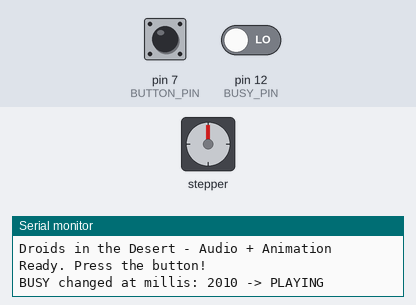
Recording of a sketch running on a simulated Arduino Nano, built with avr-gcc and run on an emulated ATmega328P. Shown: stepper motor, the last lines printed to the serial monitor. Wiring (inferred from the names in the program): stepper motor (2048 steps per turn assumed): coils pin 2, pin 3, pin 4, pin 5. The inputs (shaded band) are chosen by the test bench; at power-on: pin 7 (BUTTON_PIN) HIGH, pin 12 (BUSY_PIN) LOW. Random numbers use the default seed unless the sketch sets one; the audio player accepts every command and is not drawn.

Above: at 3.2 s.
3.3 s: pin 7 (BUTTON_PIN) pulled LOW for 0.15 s
At 5.8 s:
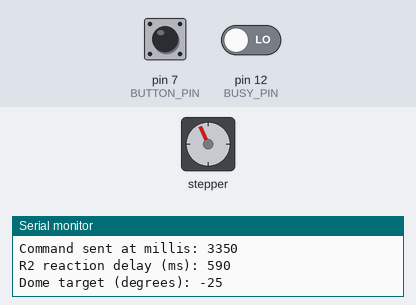
6.1 s: pin 12 (BUSY_PIN) driven HIGH
At 8.9 s:
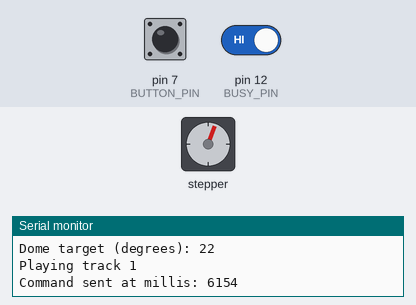
10.6 s: pin 7 (BUTTON_PIN) driven LOW and pin 12 (BUSY_PIN) driven HIGH
Timing chart, 0 to 13.1 s (numbered marks = the images above; inputs shaded):
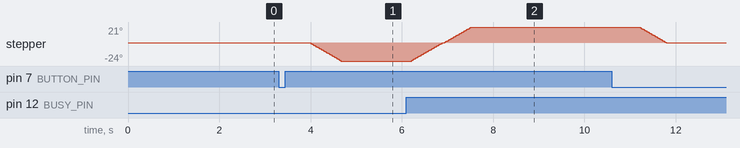

Measured:
- after the input at 3.3 s, stepper: turns 24° counter-clockwise in 0.66 s, starting after 0.70 s
- after the input at 6.1 s, stepper: turns 45° clockwise in 1.3 s, starting after 0.12 s

The sketch:

droids-in-the-desert-animated.ino
```cpp
/*
 * Name:    Droid in The Dessert - What are we even doing here?
 * Author:  Jay Blanchard
 * Date:    Nov 2026
 * Board:   Arduino Nano
 *
 * Audio:     DFPlayer Mini, BUSY-driven state machine.
 * Animation: 5V 28BYJ-48 + ULN2003, nonblocking half-step sequencing.
 *            Nano: IN1=D2, IN2=D3, IN3=D4, IN4=D5.
 *            Keep the motor on its separate regulated 5V supply, with common GND.
 *
 * Usage:   The sketch handles the ask and response between R2D2 and C3PO
 *          where 3PO issues a complaint (randomly)
 *          and R2 responds (randomly). A motor driver turns R2's dome during that exchange.
 *          Other, non-connected, devices (LEDs) are directly powered.
 *
 */
#include <SoftwareSerial.h>
#include <DFRobotDFPlayerMini.h>


// Hardware connections
constexpr uint8_t DFPLAYER_RX_PIN = 10;
constexpr uint8_t DFPLAYER_TX_PIN = 11;
constexpr uint8_t BUSY_PIN       = 12;
constexpr uint8_t BUTTON_PIN     = 7;

constexpr uint8_t MOTOR_PINS[4] = {2, 3, 4, 5};

// Audio tracks in the SD card's /mp3 directory
constexpr uint8_t R2_FIRST   = 1;
constexpr uint8_t R2_LAST    = 10;
constexpr uint8_t C3PO_FIRST = 11;
constexpr uint8_t C3PO_LAST  = 20;

constexpr uint8_t VOLUME = 22;
constexpr unsigned long DEBOUNCE_MS = 40;
constexpr unsigned long START_TIMEOUT_MS = 5000;

// The 28BYJ-48 gearbox is approximately 4096 half-steps/output revolution.
// Calibrate this later if we need precise angles.
constexpr long HALF_STEPS_PER_REV = 4096;
constexpr unsigned long STEP_INTERVAL_US = 2500; // Gentle, ~6 RPM output

// ULN2003 inputs IN1, IN2, IN3, IN4. Adjacent phases overlap.
const uint8_t HALF_STEP_SEQUENCE[8] = {
  0b0001, 0b0011, 0b0010, 0b0110,
  0b0100, 0b1100, 0b1000, 0b1001
};

SoftwareSerial dfSerial(DFPLAYER_RX_PIN, DFPLAYER_TX_PIN);
DFRobotDFPlayerMini player;

enum State {
  READY,
  THREEPIO_STARTING,
  THREEPIO_PLAYING,
  R2_STARTING,
  R2_PLAYING
};

State state = READY;
unsigned long stateStartedAt = 0;
unsigned long threepioReactionDelayMs = 0;
bool threepioGestureStarted = false;

bool lastButtonReading = HIGH;
bool stableButtonState = HIGH;
unsigned long buttonChangedAt = 0;

// Dome position is always relative to the startup/home position.
long domePosition = 0;
long domeTarget = 0;
uint8_t phaseIndex = 0;
unsigned long lastStepAtUs = 0;
bool coilsEnergized = false;
int8_t firstTurnDirection = 1;

long degreesToSteps(int degrees) {
  return (long)degrees * HALF_STEPS_PER_REV / 360L;
}

void applyMotorPhase(uint8_t phase) {
  uint8_t pattern = HALF_STEP_SEQUENCE[phase];
  for (uint8_t i = 0; i < 4; ++i) {
    digitalWrite(MOTOR_PINS[i], (pattern & (1 << i)) ? HIGH : LOW);
  }
  coilsEnergized = true;
}

void releaseMotor() {
  for (uint8_t i = 0; i < 4; ++i) {
    digitalWrite(MOTOR_PINS[i], LOW);
  }
  coilsEnergized = false;
}

// Called every loop, even during audio playback. Never waits for the motor.
void updateDome() {
  if (domePosition == domeTarget) {
    if (coilsEnergized) releaseMotor(); // No holding torque while stopped.
    return;
  }

  unsigned long nowUs = micros();
  if ((unsigned long)(nowUs - lastStepAtUs) < STEP_INTERVAL_US) return;
  lastStepAtUs = nowUs;

  if (domeTarget > domePosition) {
    phaseIndex = (phaseIndex + 1) & 7;
    ++domePosition;
  } else {
    phaseIndex = (phaseIndex + 7) & 7;
    --domePosition;
  }
  applyMotorPhase(phaseIndex);
}

void aimDome(int degrees) {
  domeTarget = degreesToSteps(degrees);
  Serial.print(F("Dome target (degrees): "));
  Serial.println(degrees);
}

void beginThreepioGesture() {
  firstTurnDirection = (random(2) == 0) ? -1 : 1;
  int angle = random(15, 31); // 15 to 30 degrees
  aimDome(firstTurnDirection * angle);
}

void beginR2Gesture() {
  // Opposite side of home, 15 to 25 degrees.
  // Example: +30, then -20, then home = 30 right, 50 left, 20 right.
  int angle = random(15, 26);
  aimDome(-firstTurnDirection * angle);
}

void enterState(State next) {
  state = next;
  stateStartedAt = millis();
}

void playRandomTrack(uint8_t first, uint8_t last) {
  uint8_t track = random(first, last + 1);
  Serial.print(F("Playing track "));
  Serial.println(track);
  Serial.print(F("Command sent at millis: "));
  Serial.println(millis());
  player.playMp3Folder(track);
}

void setup() {
  pinMode(BUSY_PIN, INPUT);
  pinMode(BUTTON_PIN, INPUT_PULLUP);
  for (uint8_t i = 0; i < 4; ++i) {
    pinMode(MOTOR_PINS[i], OUTPUT);
    digitalWrite(MOTOR_PINS[i], LOW);
  }

  Serial.begin(9600);
  dfSerial.begin(9600);
  Serial.println(F("Droids in the Desert - Audio + Animation"));

  delay(1500); // DFPlayer startup, as in original working sketch.

  if (!player.begin(dfSerial)) {
    Serial.println(F("DFPlayer initialization failed."));
    while (true) { }
  }

  player.volume(VOLUME);
  randomSeed(analogRead(A0));
  Serial.println(F("Ready. Press the button!"));
}

void loop() {
  unsigned long now = millis();

  // Always service animation, regardless of audio state.
  updateDome();

  bool reading = digitalRead(BUTTON_PIN);
  if (reading != lastButtonReading) {
    buttonChangedAt = now;
  }

  if ((now - buttonChangedAt) >= DEBOUNCE_MS) {
    if (reading != stableButtonState) {
      stableButtonState = reading;
      if (stableButtonState == LOW && state == READY && domePosition == 0) {
        Serial.println(F("Threepio has something to say..."));
        threepioGestureStarted = false;
        playRandomTrack(C3PO_FIRST, C3PO_LAST);
        enterState(THREEPIO_STARTING);
      }
    }
  }
  lastButtonReading = reading;

  bool playing = (digitalRead(BUSY_PIN) == LOW);

  static int lastBusy = -1;
  int currentBusy = digitalRead(BUSY_PIN);
  if (currentBusy != lastBusy) {
    Serial.print(F("BUSY changed at millis: "));
    Serial.print(millis());
    Serial.print(F(" -> "));
    Serial.println(currentBusy == LOW ? F("PLAYING") : F("IDLE"));
    lastBusy = currentBusy;
  }

  switch (state) {
    case READY:
      break;

    case THREEPIO_STARTING:
      if (playing) {
        enterState(THREEPIO_PLAYING);
        threepioReactionDelayMs = random(300, 601);
        Serial.print(F("R2 reaction delay (ms): "));
        Serial.println(threepioReactionDelayMs);
      } else if (millis() - stateStartedAt > START_TIMEOUT_MS) {
        Serial.println(F("Threepio playback did not start."));
        aimDome(0);
        enterState(READY);
      }
      break;

    case THREEPIO_PLAYING:
      if (!threepioGestureStarted &&
          now - stateStartedAt >= threepioReactionDelayMs) {
        beginThreepioGesture();
        threepioGestureStarted = true;
      }
      if (!playing) {
        Serial.println(F("R2's turn!"));
        beginR2Gesture();
        playRandomTrack(R2_FIRST, R2_LAST);
        enterState(R2_STARTING);
      }
      break;

    case R2_STARTING:
      if (playing) {
        enterState(R2_PLAYING);
      } else if (millis() - stateStartedAt > START_TIMEOUT_MS) {
        Serial.println(F("R2 playback did not start."));
        aimDome(0);
        enterState(READY);
      }
      break;

    case R2_PLAYING:
      if (!playing) {
        Serial.println(F("Exchange complete. Returning home."));
        aimDome(0);
        enterState(READY);
      }
      break;
  }
}
```
